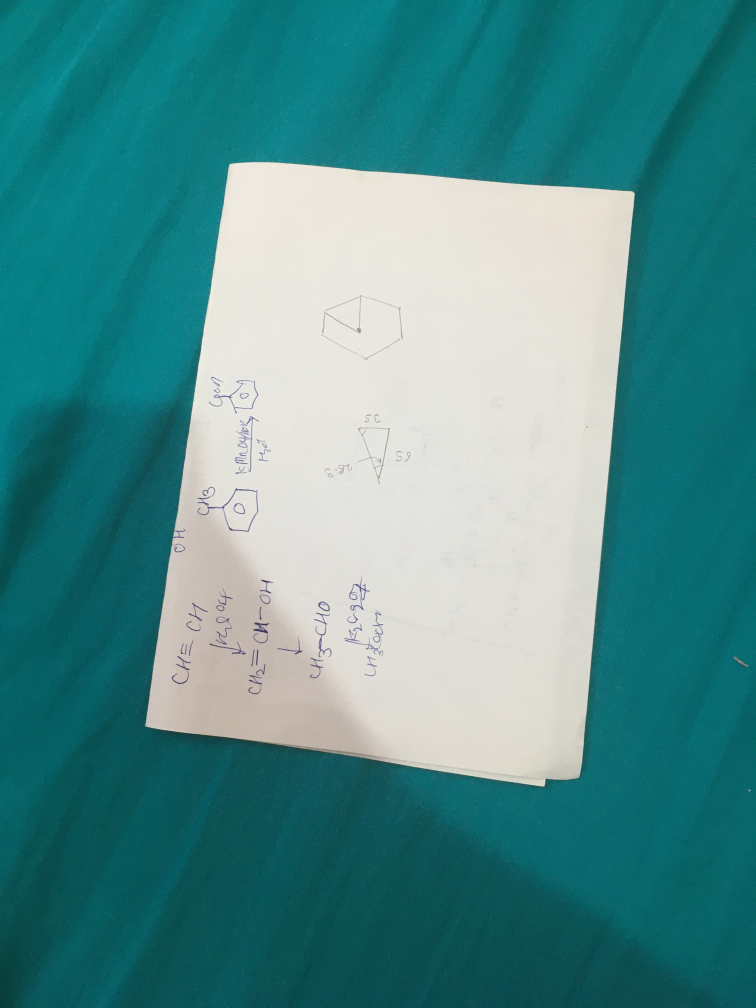
#> input picture Session4/IMG_3879.jpg, 3024 x 4032 px, found by its file name (shown at 1/4 size)
$ python Assignment16.py
#> lines starting #> are read from the running program, lines starting #| are printed output that depends on the picture; after the words box and inside, x2 and y2 are one past the last pixel; in counts of white or black regions, pixels touching at a corner belong together
import cv2
import numpy as np

img = cv2.imread('IMG_3879.jpg')
#> img is the input picture: shape (4032, 3024, 3); mean B, G, R 141.6, 141.2, 79.5

img_resize = cv2.resize(img,(700,700))
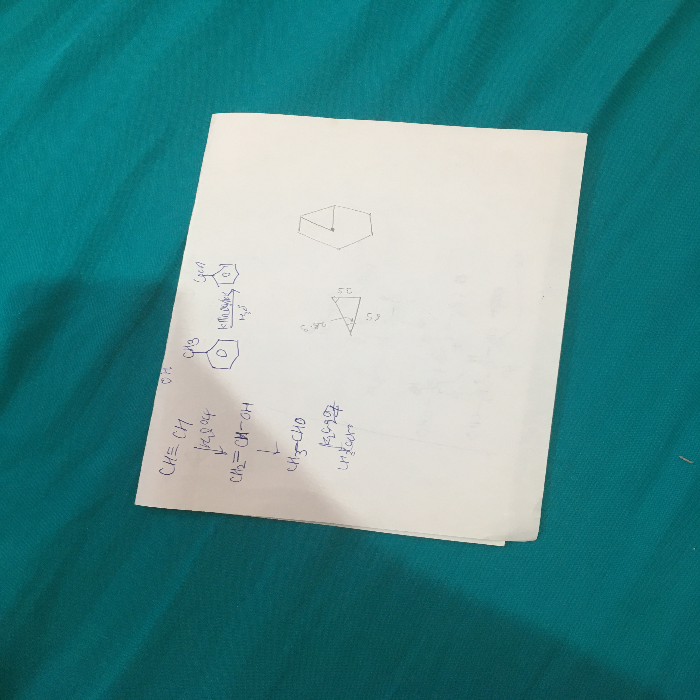
#> img_resize: shape (700, 700, 3); mean B, G, R 141.5, 141.1, 79.4

img_gray = cv2.cvtColor(img_resize,cv2.COLOR_BGR2GRAY)
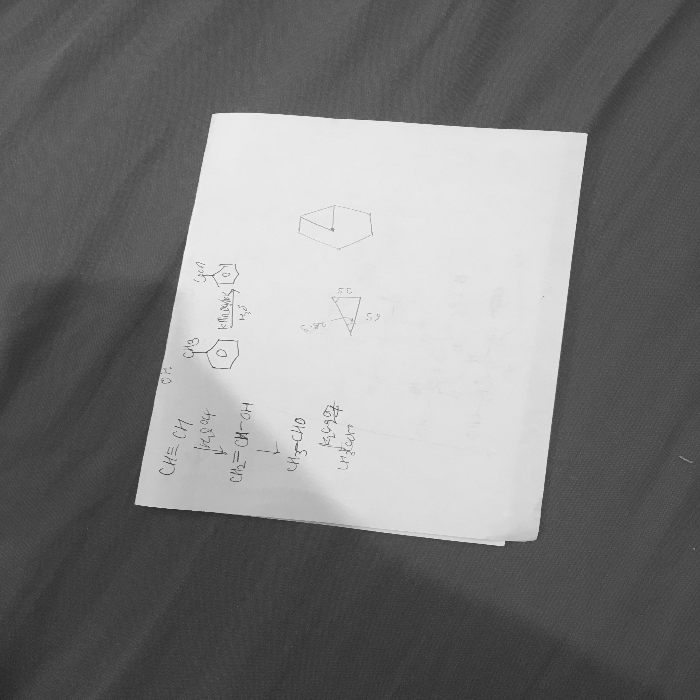
#> img_gray: shape (700, 700); min 36, max 242, mean 122.7

med_val = np.median(img_resize)
#> med_val = 113

thres1 = int(max(0,0.7*med_val))
#> thres1 = 79
thres2 = int(max(255,1.3*med_val))
#> thres2 = 255

edged = cv2.Canny(img_gray,thres1,thres2)
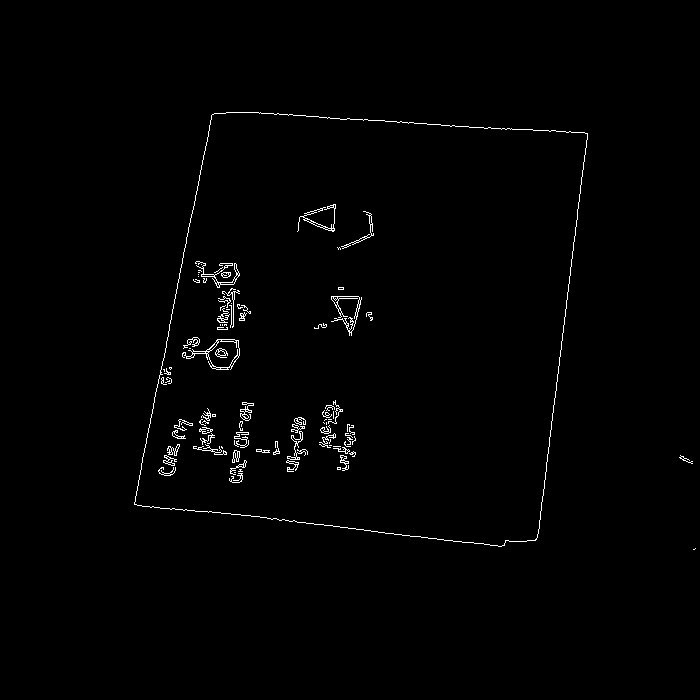
#> edged: shape (700, 700); 1% white in thin lines or dots, all inside (x1, y1, x2, y2) = (134, 112, 696, 550)

contours,hierarchy = cv2.findContours(edged,cv2.RETR_TREE,cv2.CHAIN_APPROX_NONE)
#> contours = 246 contours, 204 with area under 20; largest, box (x1, y1, x2, y2) and area: (134, 112, 588, 547) 159186, (134, 112, 588, 547) 159181, (182, 339, 240, 370) 824, (207, 339, 240, 368) 622, (195, 261, 240, 288) 132

#print(contours)
area = [cv2.contourArea(c) for c in contours]
#> area = 246 values, max 159186 at index 3, min 0 at index 0, mean 1311.3

max_index = np.argmax(area)
#> max_index = 3
max_contour = contours[max_index]
#> max_contour = contour of 1576 points, box (x1, y1, x2, y2) (134, 112, 588, 547), area 159186

perimeter = cv2.arcLength(max_contour,True)
#> perimeter = 1677.1

Roi = cv2.approxPolyDP(max_contour,0.01*perimeter,True)
#> Roi = [[212, 114], [134, 504], [535, 540], [587, 133]]
#print(Roi)

#x,y,w,h = cv2.boundingRect(max_contour)

#cropped = img_resize[y:h,x:w]

pt1 = np.array([Roi[1],Roi[0],Roi[2],Roi[3]],np.float32)
#> pt1 = [[134, 504], [212, 114], [535, 540], [587, 133]]
pt2 = np.array([(0,0),(500,0),(0,500),(500,500)],np.float32)
#print(pt2)

perspective = cv2.getPerspectiveTransform(pt1,pt2)
#> perspective = [[0.118, -1.32, 647.1], [1.43, 0.286, -335.6], [9.18e-05, 0.000218, 1]]

Transformed = cv2.warpPerspective(img_resize,perspective,(500,500))
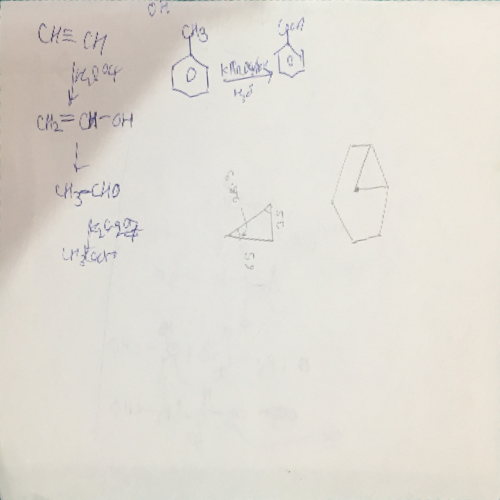
#> Transformed: shape (500, 500, 3); mean B, G, R 212.5, 220.2, 224

#cv2.drawContours(img_resize,[Roi],-1,(0,255,0),5)

#cv2.imshow('frame',img_resize)
cv2.imshow('frame',Transformed)
#cv2.imshow('frame',cropped)

cv2.waitKey(0)
